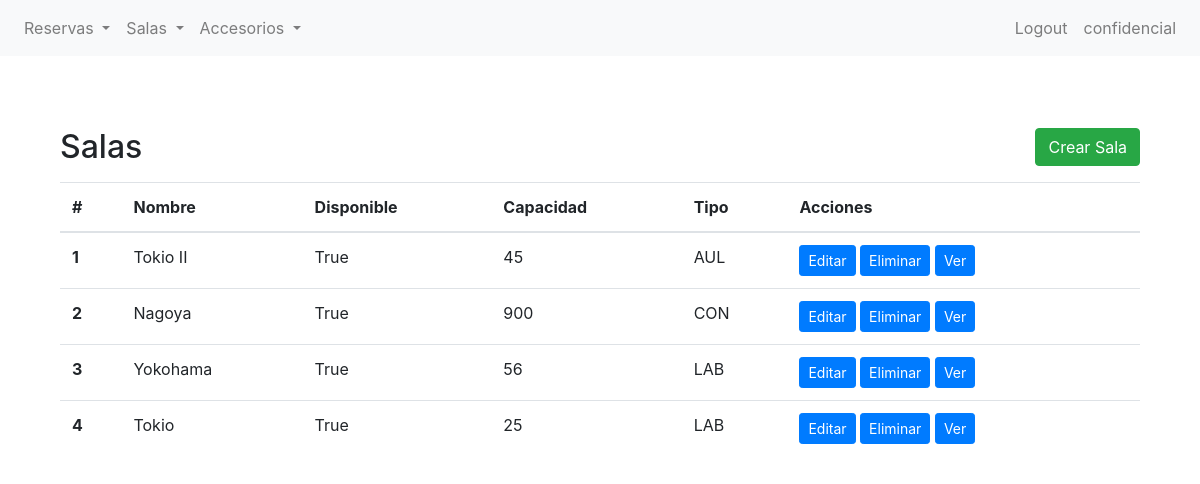
Page /bookings/sala/list/ (signed in) on the committed database.
### bookings/models.py (models this page shows, shortened)
class Sala(models.Model):
    class Tipo(models.TextChoices):
        AUDITORIO = 'AUD', 'Auditorio'
        SALA_DE_CONFERENCIAS = 'CON', 'Sala de Conferencias'
        AULA = 'AUL', 'Aula'
        LABORATORIO = 'LAB', 'Laboratorio'
    nombre = models.CharField(max_length=40)
    capacidad = models.IntegerField()
    disponible = models.BooleanField(default=True)  # Puedes definir un valor predeterminado si lo deseas
    tipo = models.CharField(
        max_length=3,
        choices=Tipo.choices,
        default=Tipo.AULA,
    )

### bookings/views.py (the view)
# urls.py: path("sala/list/", SalaListView.as_view(), name="sala-list"),
class SalaListView(LoginRequiredMixin, ListView):
    model = Sala
    template_name = "bookings/vbc/sala_list.html"
    context_object_name = "ADRIANDARGELOS"

### bookings/templates/bookings/vbc/sala_list.html (shortened to what this page needs)
{% extends 'bookings/base.html' %}
{% block content %}
<section class="py-5">
    <div class="container">
        <div class="d-flex justify-content-between align-items-center mb-3">
            <h2 class="mb-0">Salas</h2>
            <a href="{% url 'sala-create' %}" class="btn btn-success">Crear Sala</a>
        </div>
        <table class="table">
            <thead>
                <tr>
                    <th scope="col">#</th>
                    <th scope="col">Nombre</th>
                    <th scope="col">Disponible</th>
                    <th scope="col">Capacidad</th>
                    <th scope="col">Tipo</th>
                    <th scope="col">Acciones</th>
                </tr>
            </thead>
            <tbody>
                {% if ADRIANDARGELOS %}
                {% for sala in ADRIANDARGELOS %}
                <tr>
                    <th scope="row">{{ forloop.counter }}</th>
                    <td>{{ sala.nombre }}</td>
                    <td>{{ sala.disponible }}</td>
                    <td>{{ sala.capacidad }}</td>
                    <td>{{ sala.tipo }}</td>
                    <td>
                        <a href="{% url 'sala-update' sala.id %}" class="btn btn-primary btn-sm">Editar</a>
                        <a href="{% url 'sala-delete' sala.id %}" class="btn btn-primary btn-sm">Eliminar</a>
                        <a href="{% url 'sala-detail' sala.id %}" class="btn btn-primary btn-sm">Ver</a>
                    </td>
                </tr>
                {% endfor %}
                {% else %}
                <tr>
                    <td colspan="7">No hay Salas.</td>
                </tr>
                {% endif %}
            </tbody>
        </table>
    </div>
</section>
{% endblock %}

### bookings/templates/bookings/base.html (shortened to what this page needs)
{% load static %}
<!DOCTYPE html>
<html lang="en">
<head>
    <link rel="stylesheet" href="{% static 'bookings/css/bootstrap.css' %}">
</head>
<body>
    <nav class="navbar navbar-expand-lg navbar-light bg-light">
        <div class="collapse navbar-collapse" id="navbarNav">
            {% if user.is_authenticated %}
            <ul class="navbar-nav">
                <li class="nav-item dropdown">
                    <a class="nav-link dropdown-toggle" href="#" id="navbarDropdownMenuLinkReserva" role="button" data-toggle="dropdown" aria-haspopup="true" aria-expanded="false">
                        Reservas
                    </a>
                </li>
                <li class="nav-item dropdown">
                    <a class="nav-link dropdown-toggle" href="#" id="navbarDropdownMenuLinkSala" role="button" data-toggle="dropdown" aria-haspopup="true" aria-expanded="false">
                        Salas
                    </a>
                </li>
                <li class="nav-item dropdown">
                    <a class="nav-link dropdown-toggle" href="#" id="navbarDropdownMenuLinkReserva" role="button" data-toggle="dropdown" aria-haspopup="true" aria-expanded="false">
                        Accesorios
                    </a>
                </li>
            </ul>
            {% endif %}
            <ul class="navbar-nav ml-auto">
                {% if user.is_authenticated %}
                    <li class="nav-item">
                        <a class="nav-link" href="{% url 'logout'%}">Logout</a>
                    </li>
                    <li class="nav-item">
                        <a class="nav-link" href="{% url 'editar-perfil' %}">{{ user }}</a>
                    </li>
                {%endif%}
            </ul>
        </div>
    </nav>
    <div class="container mt-4">
        {% block content %}{% endblock content %}
    </div>
</body>
</html>

### rows in the picture
Sala: nombre "Tokio II", disponible "True", capacidad "45", tipo "AUL"
Sala: nombre "Nagoya", disponible "True", capacidad "900", tipo "CON"
Sala: nombre "Yokohama", disponible "True", capacidad "56", tipo "LAB"
Sala: nombre "Tokio", disponible "True", capacidad "25", tipo "LAB"

### other values in the picture
{{ user }} "confidencial"
